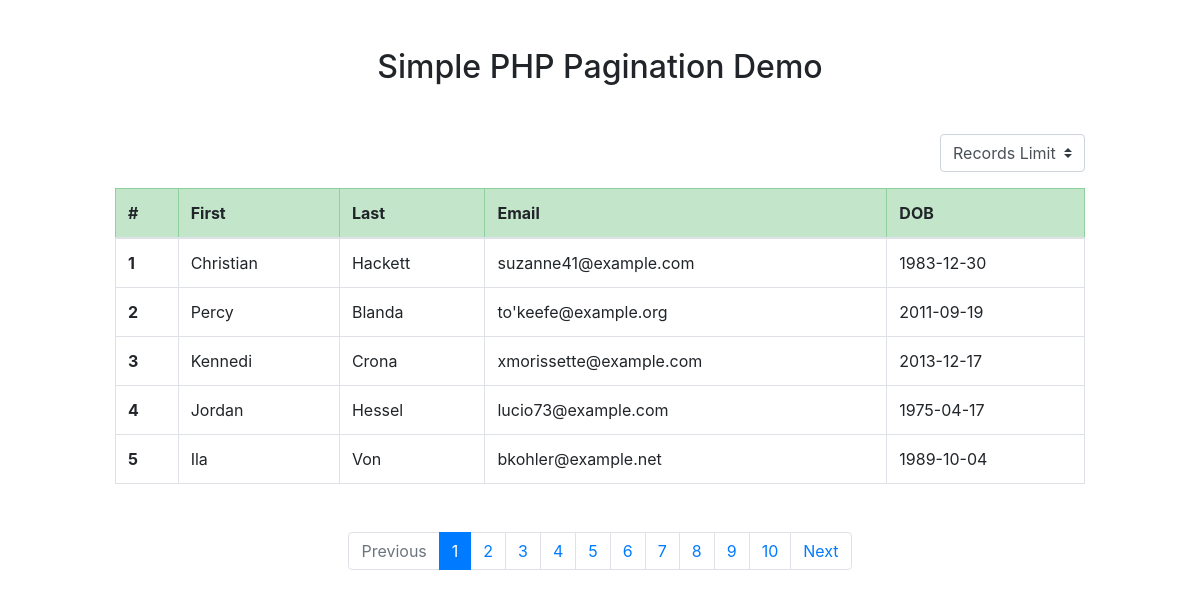
The page /pagination/index.php on the database its author committed.
### tables this page shows
CREATE TABLE `authors` (
  `id` int(11) NOT NULL,
  `first_name` varchar(50) NOT NULL,
  `last_name` varchar(50) NOT NULL,
  `email` varchar(100) NOT NULL,
  `birthdate` date NOT NULL,
  `added` timestamp NOT NULL DEFAULT CURRENT_TIMESTAMP
);

### pagination/index.php (the view, shortened to what this page needs)
<?php
  include('config/db.php');
  $limit = isset($_SESSION['records-limit']) ? $_SESSION['records-limit'] : 5;
  $page = (isset($_GET['page']) && is_numeric($_GET['page']) ) ? $_GET['page'] : 1;
  $paginationStart = ($page - 1) * $limit;
  $authors = $connection->query("SELECT * FROM authors LIMIT $paginationStart, $limit")->fetchAll();
  $sql = $connection->query("SELECT count(id) AS id FROM authors")->fetchAll();
  $allRecrods = $sql[0]['id'];
  $totoalPages = ceil($allRecrods / $limit);
  $prev = $page - 1;
  $next = $page + 1;
?>
<!doctype html>
<html lang="en">
<head>
    <link rel="stylesheet" href="https://stackpath.bootstrapcdn.com/bootstrap/4.5.0/css/bootstrap.min.css">
</head>
<body>
    <div class="container mt-5">
        <h2 class="text-center mb-5">Simple PHP Pagination Demo</h2>
        <div class="d-flex flex-row-reverse bd-highlight mb-3">
            <form action="index.php" method="post">
                <select name="records-limit" id="records-limit" class="custom-select">
                    <option disabled selected>Records Limit</option>
                </select>
            </form>
        </div>
        <table class="table table-bordered mb-5">
            <thead>
                <tr class="table-success">
                    <th scope="col">#</th>
                    <th scope="col">First</th>
                    <th scope="col">Last</th>
                    <th scope="col">Email</th>
                    <th scope="col">DOB</th>
                </tr>
            </thead>
            <tbody>
                <?php foreach($authors as $author): ?>
                <tr>
                    <th scope="row"><?php echo $author['id']; ?></th>
                    <td><?php echo $author['first_name']; ?></td>
                    <td><?php echo $author['last_name']; ?></td>
                    <td><?php echo $author['email']; ?></td>
                    <td><?php echo $author['birthdate']; ?></td>
                </tr>
                <?php endforeach; ?>
            </tbody>
        </table>
        <nav aria-label="Page navigation example mt-5">
            <ul class="pagination justify-content-center">
                <li class="page-item <?php if($page <= 1){ echo 'disabled'; } ?>">
                    <a class="page-link"
                        href="<?php if($page <= 1){ echo '#'; } else { echo "?page=" . $prev; } ?>">Previous</a>
                </li>
                <?php for($i = 1; $i <= $totoalPages; $i++ ): ?>
                <li class="page-item <?php if($page == $i) {echo 'active'; } ?>">
                    <a class="page-link" href="index.php?page=<?= $i; ?>"> <?= $i; ?> </a>
                </li>
                <?php endfor; ?>
                <li class="page-item <?php if($page >= $totoalPages) { echo 'disabled'; } ?>">
                    <a class="page-link"
                        href="<?php if($page >= $totoalPages){ echo '#'; } else {echo "?page=". $next; } ?>">Next</a>
                </li>
            </ul>
        </nav>
    </div>
</body>
</html>

### pagination/index.php (style rules this page uses)
.container { max-width: 1000px }
.custom-select { max-width: 150px }

### rows shown on the page
authors: id "1", first_name "Christian", last_name "Hackett", email "suzanne41@example.com", birthdate "1983-12-30"
authors: id "2", first_name "Percy", last_name "Blanda", email "to'keefe@example.org", birthdate "2011-09-19"
authors: id "3", first_name "Kennedi", last_name "Crona", email "xmorissette@example.com", birthdate "2013-12-17"
authors: id "4", first_name "Jordan", last_name "Hessel", email "lucio73@example.com", birthdate "1975-04-17"
authors: id "5", first_name "Ila", last_name "Von", email "bkohler@example.net", birthdate "1989-10-04"
